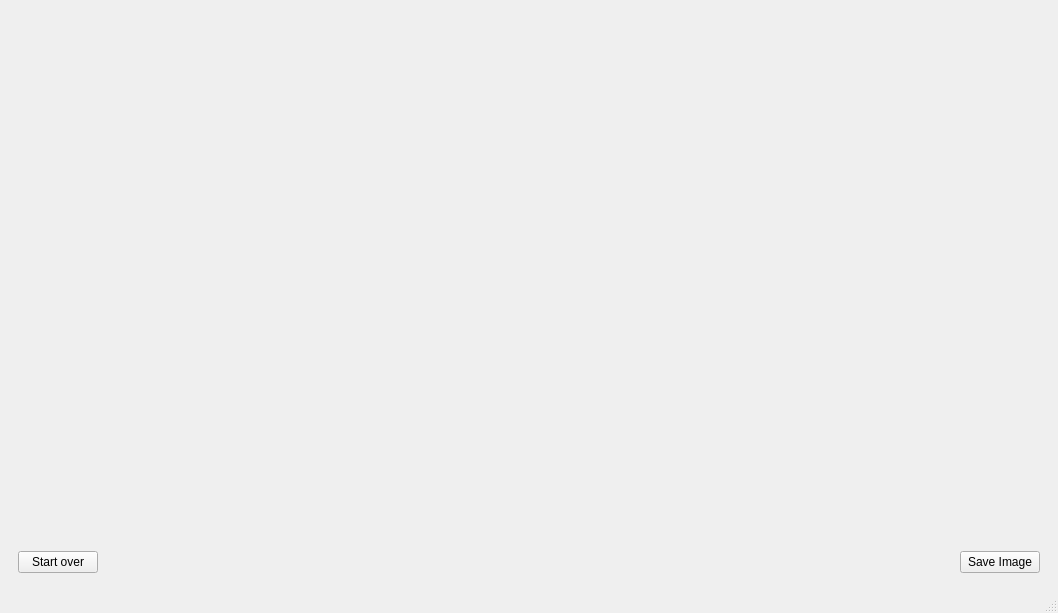
<?xml version="1.0" encoding="UTF-8"?>
<ui version="4.0">
 <class>NST</class>
 <widget class="QMainWindow" name="NST">
  <property name="geometry">
   <rect>
    <x>0</x>
    <y>0</y>
    <width>1058</width>
    <height>613</height>
   </rect>
  </property>
  <property name="windowTitle">
   <string>NST</string>
  </property>
  <widget class="QWidget" name="centralwidget">
   <layout class="QVBoxLayout" name="verticalLayout">
    <item>
     <layout class="QVBoxLayout" name="verticalLayout_4">
      <item>
       <widget class="QStackedWidget" name="stackedWidget">
        <property name="currentIndex">
         <number>2</number>
        </property>
        <widget class="QWidget" name="page_0">
         <property name="sizePolicy">
          <sizepolicy hsizetype="Expanding" vsizetype="Expanding">
           <horstretch>0</horstretch>
           <verstretch>0</verstretch>
          </sizepolicy>
         </property>
         <layout class="QVBoxLayout" name="verticalLayout_12">
          <item>
           <layout class="QHBoxLayout" name="horizontalLayout">
            <item>
             <layout class="QVBoxLayout" name="verticalLayout_1">
              <item>
               <widget class="QScalingLabel" name="ContentLabel">
                <property name="sizePolicy">
                 <sizepolicy hsizetype="Expanding" vsizetype="Expanding">
                  <horstretch>0</horstretch>
                  <verstretch>0</verstretch>
                 </sizepolicy>
                </property>
                <property name="text">
                 <string/>
                </property>
               </widget>
              </item>
              <item>
               <widget class="QPushButton" name="UploadContentButton">
                <property name="text">
                 <string>Upload Content Image</string>
                </property>
               </widget>
              </item>
             </layout>
            </item>
            <item>
             <layout class="QVBoxLayout" name="verticalLayout_5">
              <item>
               <widget class="QScalingLabel" name="StyleLabel">
                <property name="sizePolicy">
                 <sizepolicy hsizetype="Expanding" vsizetype="Expanding">
                  <horstretch>0</horstretch>
                  <verstretch>0</verstretch>
                 </sizepolicy>
                </property>
                <property name="text">
                 <string/>
                </property>
               </widget>
              </item>
              <item>
               <widget class="QPushButton" name="UploadStyleButton">
                <property name="text">
                 <string>Upload Style Image</string>
                </property>
               </widget>
              </item>
             </layout>
            </item>
           </layout>
          </item>
          <item>
           <layout class="QHBoxLayout" name="horizontalLayout_0">
            <item>
             <spacer name="horizontalSpacer">
              <property name="orientation">
               <enum>Qt::Horizontal</enum>
              </property>
              <property name="sizeHint" stdset="0">
               <size>
                <width>40</width>
                <height>20</height>
               </size>
              </property>
             </spacer>
            </item>
            <item>
             <widget class="QPushButton" name="NextButton_0">
              <property name="enabled">
               <bool>false</bool>
              </property>
              <property name="text">
               <string>Next</string>
              </property>
              <property name="checkable">
               <bool>false</bool>
              </property>
             </widget>
            </item>
           </layout>
          </item>
         </layout>
        </widget>
        <widget class="QWidget" name="page_1">
         <property name="sizePolicy">
          <sizepolicy hsizetype="Expanding" vsizetype="Expanding">
           <horstretch>0</horstretch>
           <verstretch>0</verstretch>
          </sizepolicy>
         </property>
         <layout class="QVBoxLayout" name="verticalLayout_3" stretch="1,0">
          <item>
           <layout class="QHBoxLayout" name="horizontalLayout_2" stretch="0">
            <property name="sizeConstraint">
             <enum>QLayout::SetNoConstraint</enum>
            </property>
            <item>
             <layout class="QFormLayout" name="formLayout">
              <property name="fieldGrowthPolicy">
               <enum>QFormLayout::AllNonFixedFieldsGrow</enum>
              </property>
              <property name="labelAlignment">
               <set>Qt::AlignLeading|Qt::AlignLeft|Qt::AlignVCenter</set>
              </property>
              <property name="formAlignment">
               <set>Qt::AlignLeading|Qt::AlignLeft|Qt::AlignTop</set>
              </property>
              <property name="horizontalSpacing">
               <number>6</number>
              </property>
              <property name="verticalSpacing">
               <number>6</number>
              </property>
              <item row="0" column="0">
               <widget class="QLabel" name="imageSizeLabel">
                <property name="sizePolicy">
                 <sizepolicy hsizetype="Preferred" vsizetype="Expanding">
                  <horstretch>0</horstretch>
                  <verstretch>0</verstretch>
                 </sizepolicy>
                </property>
                <property name="text">
                 <string>Image Size:</string>
                </property>
               </widget>
              </item>
              <item row="0" column="1">
               <widget class="QSpinBox" name="imageSizeSpinBox">
                <property name="minimum">
                 <number>128</number>
                </property>
                <property name="maximum">
                 <number>2048</number>
                </property>
                <property name="singleStep">
                 <number>64</number>
                </property>
                <property name="value">
                 <number>512</number>
                </property>
               </widget>
              </item>
              <item row="1" column="0">
               <widget class="QLabel" name="contentLayersLabel">
                <property name="sizePolicy">
                 <sizepolicy hsizetype="Preferred" vsizetype="Expanding">
                  <horstretch>0</horstretch>
                  <verstretch>0</verstretch>
                 </sizepolicy>
                </property>
                <property name="text">
                 <string>Content Layers:</string>
                </property>
               </widget>
              </item>
              <item row="1" column="1">
               <widget class="QWidget" name="contentLayersWidget" native="true">
                <property name="sizePolicy">
                 <sizepolicy hsizetype="Preferred" vsizetype="Fixed">
                  <horstretch>0</horstretch>
                  <verstretch>0</verstretch>
                 </sizepolicy>
                </property>
                <layout class="QHBoxLayout" name="horizontalLayout_3">
                 <item>
                  <widget class="QCheckBox" name="content_conv_1">
                   <property name="text">
                    <string>conv_1</string>
                   </property>
                   <property name="checked">
                    <bool>false</bool>
                   </property>
                   <property name="tristate">
                    <bool>false</bool>
                   </property>
                  </widget>
                 </item>
                 <item>
                  <widget class="QCheckBox" name="content_conv_2">
                   <property name="text">
                    <string>conv_2</string>
                   </property>
                  </widget>
                 </item>
                 <item>
                  <widget class="QCheckBox" name="content_conv_3">
                   <property name="text">
                    <string>conv_3</string>
                   </property>
                  </widget>
                 </item>
                 <item>
                  <widget class="QCheckBox" name="content_conv_4">
                   <property name="text">
                    <string>conv_4</string>
                   </property>
                   <property name="checked">
                    <bool>true</bool>
                   </property>
                  </widget>
                 </item>
                 <item>
                  <widget class="QCheckBox" name="content_conv_5">
                   <property name="text">
                    <string>conv_5</string>
                   </property>
                  </widget>
                 </item>
                </layout>
               </widget>
              </item>
              <item row="2" column="0">
               <widget class="QLabel" name="styleLayersLabel">
                <property name="sizePolicy">
                 <sizepolicy hsizetype="Preferred" vsizetype="Expanding">
                  <horstretch>0</horstretch>
                  <verstretch>0</verstretch>
                 </sizepolicy>
                </property>
                <property name="text">
                 <string>Style Layers:</string>
                </property>
               </widget>
              </item>
              <item row="2" column="1">
               <widget class="QWidget" name="styleLayersWidget" native="true">
                <property name="sizePolicy">
                 <sizepolicy hsizetype="Preferred" vsizetype="Fixed">
                  <horstretch>0</horstretch>
                  <verstretch>0</verstretch>
                 </sizepolicy>
                </property>
                <layout class="QHBoxLayout" name="horizontalLayout_6">
                 <item>
                  <widget class="QCheckBox" name="style_conv_1">
                   <property name="text">
                    <string>conv_1</string>
                   </property>
                   <property name="checked">
                    <bool>true</bool>
                   </property>
                  </widget>
                 </item>
                 <item>
                  <widget class="QCheckBox" name="style_conv_2">
                   <property name="text">
                    <string>conv_2</string>
                   </property>
                   <property name="checked">
                    <bool>true</bool>
                   </property>
                  </widget>
                 </item>
                 <item>
                  <widget class="QCheckBox" name="style_conv_3">
                   <property name="text">
                    <string>conv_3</string>
                   </property>
                   <property name="checked">
                    <bool>true</bool>
                   </property>
                  </widget>
                 </item>
                 <item>
                  <widget class="QCheckBox" name="style_conv_4">
                   <property name="text">
                    <string>conv_4</string>
                   </property>
                   <property name="checked">
                    <bool>true</bool>
                   </property>
                  </widget>
                 </item>
                 <item>
                  <widget class="QCheckBox" name="style_conv_5">
                   <property name="text">
                    <string>conv_5</string>
                   </property>
                   <property name="checked">
                    <bool>true</bool>
                   </property>
                  </widget>
                 </item>
                </layout>
               </widget>
              </item>
              <item row="3" column="0">
               <widget class="QLabel" name="numberOfIterationsLabel">
                <property name="sizePolicy">
                 <sizepolicy hsizetype="Preferred" vsizetype="Expanding">
                  <horstretch>0</horstretch>
                  <verstretch>0</verstretch>
                 </sizepolicy>
                </property>
                <property name="text">
                 <string>Number of Iterations:</string>
                </property>
               </widget>
              </item>
              <item row="3" column="1">
               <widget class="QSpinBox" name="numberOfIterationsSpinBox">
                <property name="minimum">
                 <number>10</number>
                </property>
                <property name="maximum">
                 <number>10000</number>
                </property>
                <property name="singleStep">
                 <number>50</number>
                </property>
                <property name="value">
                 <number>300</number>
                </property>
               </widget>
              </item>
              <item row="4" column="0">
               <widget class="QLabel" name="contentWeightLabel">
                <property name="sizePolicy">
                 <sizepolicy hsizetype="Preferred" vsizetype="Expanding">
                  <horstretch>0</horstretch>
                  <verstretch>0</verstretch>
                 </sizepolicy>
                </property>
                <property name="text">
                 <string>Content Weight:</string>
                </property>
               </widget>
              </item>
              <item row="4" column="1">
               <widget class="QSpinBox" name="contentWeightSpinBox">
                <property name="minimum">
                 <number>1</number>
                </property>
                <property name="maximum">
                 <number>10000000</number>
                </property>
                <property name="singleStep">
                 <number>10000</number>
                </property>
               </widget>
              </item>
              <item row="5" column="0">
               <widget class="QLabel" name="styleWeightLabel">
                <property name="sizePolicy">
                 <sizepolicy hsizetype="Preferred" vsizetype="Expanding">
                  <horstretch>0</horstretch>
                  <verstretch>0</verstretch>
                 </sizepolicy>
                </property>
                <property name="text">
                 <string>Style Weight:</string>
                </property>
               </widget>
              </item>
              <item row="5" column="1">
               <widget class="QSpinBox" name="styleWeightSpinBox">
                <property name="minimum">
                 <number>1</number>
                </property>
                <property name="maximum">
                 <number>10000000</number>
                </property>
                <property name="singleStep">
                 <number>10000</number>
                </property>
                <property name="value">
                 <number>1000000</number>
                </property>
               </widget>
              </item>
             </layout>
            </item>
           </layout>
          </item>
          <item>
           <layout class="QHBoxLayout" name="horizontalLayout_4">
            <property name="sizeConstraint">
             <enum>QLayout::SetDefaultConstraint</enum>
            </property>
            <item>
             <widget class="QPushButton" name="BackButton">
              <property name="text">
               <string>Back</string>
              </property>
             </widget>
            </item>
            <item>
             <spacer name="horizontalSpacer_3">
              <property name="orientation">
               <enum>Qt::Horizontal</enum>
              </property>
              <property name="sizeHint" stdset="0">
               <size>
                <width>40</width>
                <height>20</height>
               </size>
              </property>
             </spacer>
            </item>
            <item>
             <widget class="QPushButton" name="NextButton_1">
              <property name="enabled">
               <bool>true</bool>
              </property>
              <property name="text">
               <string>Next</string>
              </property>
             </widget>
            </item>
           </layout>
          </item>
         </layout>
        </widget>
        <widget class="QWidget" name="page_2">
         <property name="sizePolicy">
          <sizepolicy hsizetype="Expanding" vsizetype="Expanding">
           <horstretch>0</horstretch>
           <verstretch>0</verstretch>
          </sizepolicy>
         </property>
         <layout class="QVBoxLayout" name="verticalLayout_2">
          <item>
           <layout class="QHBoxLayout" name="horizontalLayout_7">
            <item>
             <widget class="QScalingLabel" name="ResultLabel">
              <property name="sizePolicy">
               <sizepolicy hsizetype="Expanding" vsizetype="Expanding">
                <horstretch>0</horstretch>
                <verstretch>0</verstretch>
               </sizepolicy>
              </property>
              <property name="frameShape">
               <enum>QFrame::NoFrame</enum>
              </property>
              <property name="text">
               <string/>
              </property>
             </widget>
            </item>
           </layout>
          </item>
          <item>
           <layout class="QHBoxLayout" name="horizontalLayout_8">
            <item>
             <widget class="QPushButton" name="pushButton_2">
              <property name="text">
               <string>Start over</string>
              </property>
             </widget>
            </item>
            <item>
             <spacer name="horizontalSpacer_2">
              <property name="orientation">
               <enum>Qt::Horizontal</enum>
              </property>
              <property name="sizeHint" stdset="0">
               <size>
                <width>40</width>
                <height>20</height>
               </size>
              </property>
             </spacer>
            </item>
            <item>
             <widget class="QPushButton" name="pushButton">
              <property name="text">
               <string>Save Image</string>
              </property>
             </widget>
            </item>
           </layout>
          </item>
         </layout>
        </widget>
       </widget>
      </item>
     </layout>
    </item>
   </layout>
  </widget>
  <widget class="QMenuBar" name="menubar">
   <property name="geometry">
    <rect>
     <x>0</x>
     <y>0</y>
     <width>1058</width>
     <height>21</height>
    </rect>
   </property>
  </widget>
  <widget class="QStatusBar" name="statusbar"/>
 </widget>
 <customwidgets>
  <customwidget>
   <class>QScalingLabel</class>
   <extends>QLabel</extends>
   <header>qscalinglabel.h</header>
  </customwidget>
 </customwidgets>
 <resources/>
 <connections/>
</ui>
